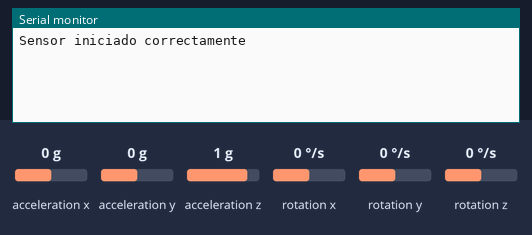
Bench run of a sketch on a simulated Arduino Uno, built with avr-gcc and run on an emulated ATmega328P. Shown: the last lines printed to the serial monitor. The inputs (shaded band) are chosen by the test bench; at power-on: acceleration y 0 g, acceleration x 0 g, acceleration z 1 g, rotation x 0 °/s, rotation y 0 °/s, rotation z 0 °/s.

Above: at 1.2 s.
1.3 s: acceleration y set to -1.4 g
At 2.3 s:
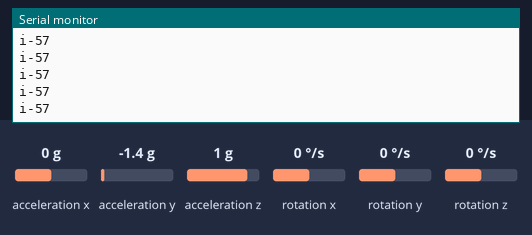
3.2 s: acceleration y set to -0.8 g
At 4.2 s:
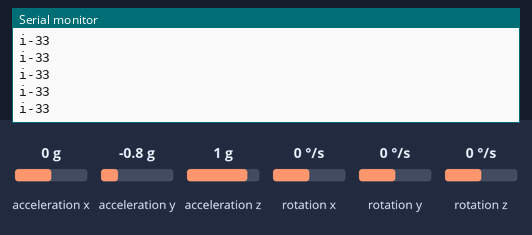

The sketch:

test_ace_mouse_3.ino
```cpp
/*
* DISPOSICION DE PINES:
*
* MPU => ARDUINO
*
* VCC => 5V
* GND => GND
* SCL => A5
* SDA => A4
*
**/
//====================================================================
// Librerias I2C para controlar el mpu6050
// la libreria MPU6050.h necesita I2Cdev.h, I2Cdev.h necesita Wire.h
//====================================================================
#include "I2Cdev.h"
#include "MPU6050.h"
#include "Wire.h"

//====================================================================
// La dirección del MPU6050 puede ser 0x68 o 0x69, dependiendo
// del estado de AD0. Si no se especifica, 0x68 estará implicito
//====================================================================
MPU6050 sensor;

// Valores RAW (sin procesar) del acelerometro y giroscopio en los ejes x,y,z
int ax, ay, az;
int x,y,aux_y,aux_x;
int vely;
bool flag=false;

void setup() {
  Serial.begin(57600);    //Iniciando puerto serial
  Wire.begin();           //Iniciando I2C
  sensor.initialize();    //Iniciando el sensor
  aux_y=0;
  aux_x=0;
  if (sensor.testConnection()) Serial.println("Sensor iniciado correctamente");
  else Serial.println("Error al iniciar el sensor");

}

void loop() {
  //=======================================================================================================
  // Leer las aceleraciones y velocidades angulares y las guarda en variables ax, ay, az
  // El "&" es para obtener la direccion de memoria de la variable, no lo que contiene esa direccion
  //=======================================================================================================
  sensor.getAcceleration(&ax, &ay, &az);

  //======================================================================================
  // ESTOS COMENTARIOS SON IMPORTANTES PARA LA MEDICION:
  //
  // formula de conversion de RAW a m/s2
  // los valores raw son en G, es decir mide la aceleracion en base a la gravedad
  // la formula es: x = raw * ( (gravedad*100) / 16384.0 )
  // la gravedad esta multiplicada por 100 para pasarlo a centimetro
  // si se quiere convertir a m/s2 solamente borrar el 100
  //======================================================================================

  float ax_m_s2 = ax * ((9.81*100)/16384.0) ;
  float ay_m_s2 = ay * ((9.81*100)/16384.0) ;
  float az_m_s2 = az * ((9.81)/16384.0) ;

  //=====================================
  // Mapeo de eje y y eje x
  //=====================================
    y=map(ay,-30000,30000,-74,75);
    x=map(ax, -30000,30000,-74,75);
  //delay(90);
  //Serial.println(y);

  if(y!=0){
    aux_y=y;
    if(aux_y>0){
      flag=true;
      while(y!=0||flag==true){

        Serial.print("d");
        Serial.println(y);
        sensor.getAcceleration(&ax, &ay, &az);
        y=map(ay,-30000,30000,-74,75);
        x=map(ax, -30000,30000,-74,75);
        if(y==0&&x==0){
          flag=false;
        }
      }
    }if(aux_y<0){
      flag=true;
      while(y!=0||flag==true){

        Serial.print("i");
        Serial.println(y);
        sensor.getAcceleration(&ax, &ay, &az);
        y=map(ay,-30000,30000,-74,75);
        x=map(ax, -30000,30000,-74,75);
        if(y==0&&x==0){
          flag=false;
        }
      }
    }
  }/*
  if(x!=0){
    aux_x=x;
    if(aux_x>0){
      flag=true;
      while(x>0||flag==true){
        //delay(90);
        Serial.println("b");

        sensor.getAcceleration(&ax, &ay, &az);
        y=map(ay,-30000,30000,-74,75);
        x=map(ax, -30000,30000,-74,75);
        if(y==0&&x==0){
          flag=false;
        }
      }
    }else if(aux_x<0){
      flag=true;
      while(x<0||flag==true){
        //delay(90);
        Serial.println("a");

        sensor.getAcceleration(&ax, &ay, &az);
        y=map(ay,-30000,30000,-74,75);
        x=map(ax, -30000,30000,-74,75);
        if(y==0&&x==0){
          flag=false;
        }
      }
    }
  }
  /*
  if(y==0&&x==0){
    flag=false;
    aux_y==0;
  }
  else{
    if(y>0&&flag==false&&y>aux_y){
      Serial.print("arriba ");
      Serial.println(y);
      aux_y=y;
      flag=true;
    }else if(flag==false&&y<0)
      {
        Serial.print("abajo ");
        Serial.println(y);
        flag=true;
      }
    }*/
  }
```

Measured:
- after the input at 1.3 s, the serial monitor: prints a new line at once (image 1)
- after the input at 3.2 s, the serial monitor: prints a new line at once (image 2)
